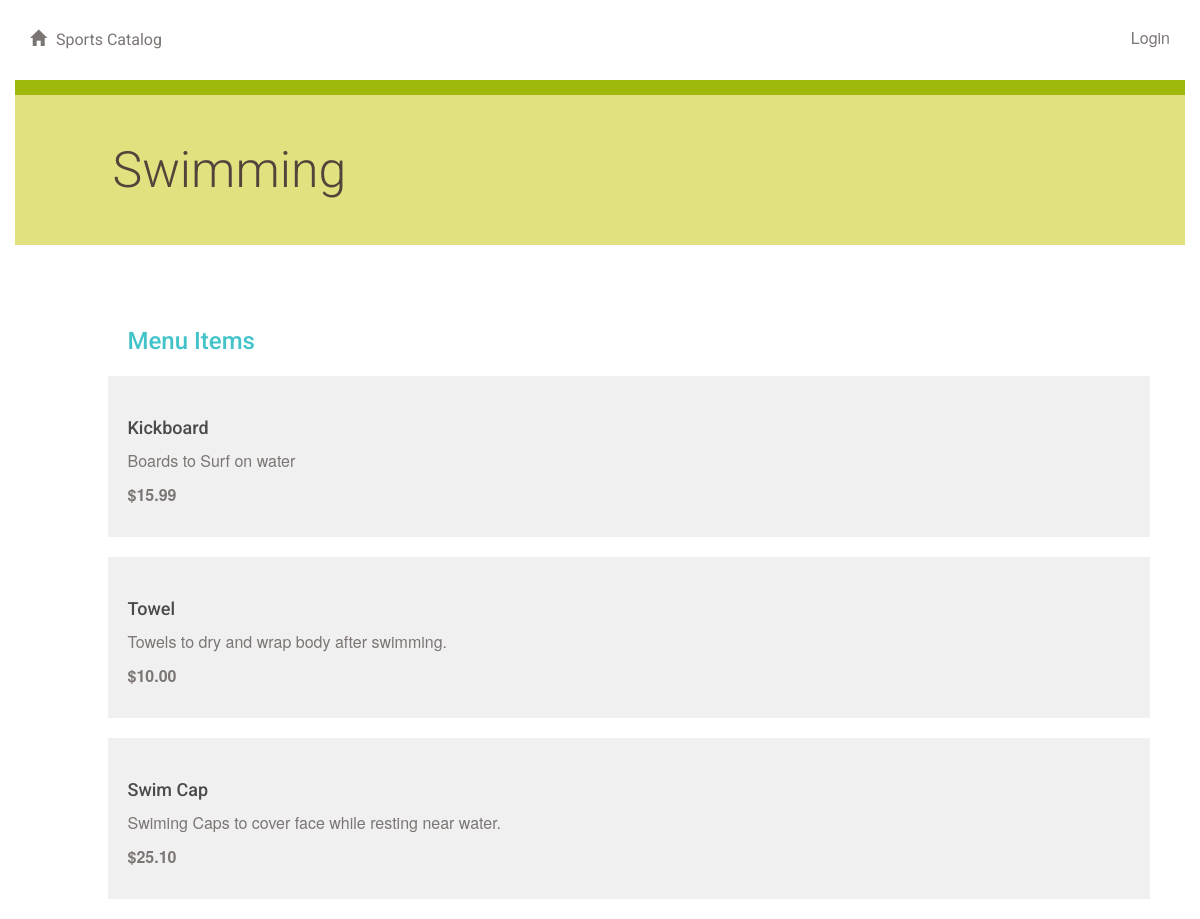
Screenshot of /sport/4/menu/ with the database file from the repository.
### database_setup.py (models this page shows, shortened)
class Sport(Base):
    __tablename__ = 'sport'
    id = Column(Integer, primary_key=True)
    name = Column(String(250), nullable=False)
    user_id = Column(Integer, ForeignKey('user.id'))
    user = relationship(User)

class MenuItem(Base):
    __tablename__ = 'menu_item'
    name =Column(String(80), nullable = False)
    id = Column(Integer, primary_key = True)
    description = Column(String(250))
    price = Column(String(8))
    sport_item = Column(String(250))
    sport_id = Column(Integer,ForeignKey('sport.id'))
    sport = relationship(Sport)
    user_id = Column(Integer, ForeignKey('user.id'))
    user = relationship(User)

### project.py (the view)
@app.route('/sport/<int:sport_id>/')
@app.route('/sport/<int:sport_id>/menu/')
def showMenu(sport_id):
    sport = session.query(Sport).filter_by(id=sport_id).one()
    items = session.query(MenuItem).filter_by(sport_id=sport_id).all()
    return render_template('menu.html', items=items, sport=sport)

### templates/menu.html (shortened to what this page needs)
{% extends "main.html" %}
{% block content %}
{% include "header.html" %}
	<div class="row divider green">
		<div class="col-md-12"></div>
	</div>
	<div class="row banner menu">
		<div class="col-md-11 col-md-offset-1 padding-none">
			<h1>{{ sport.name }}
			</h1>
		</div>
	</div>
	<div class="row padding-top padding-bottom">
		<div class="col-md-1"></div>
		<div class="col-md-11 padding-none">
		</div>
		<div class="col-md-7"></div>
	</div>
	{% if items !=[] %}
		<div class="row">
			<div class="col-md-1"></div>
			<div class="col-md-11">
				<h2>Menu Items</h2>
					{% for i in items %}
						  <div class="menu-item">
								<h3>{{i.name}}</h3>
								<p>{{i.description}}</p>
                <p class="menu-price">{{i.price}}</p>
							</div>
					{% endfor %}
			</div>
		</div>
	{% endif %}
{% endblock %}

### static/styles.css (style rules this page uses)
* { font-family: "Helvetica Neue Bold", Roboto, Helvetica, Arial, sans-serif; font-weight: 700; }
h1 { font-family: "Helvetica Neue Light", Roboto, Helvetica, Arial, sans-serif; font-size: 50px; color: #51453B; line-height: 60px; font-weight: 300; }
h2 { font-size: 24px; color: #42C3C9; line-height: 29px; }
h3 { font-size: 18px; color: #4A4A4A; line-height: 23px; }
p { font-family: "Helvetica Neue", Roboto, Helvetica, Arial, sans-serif; font-size: 16px; color: #7B7573; line-height: 24px; font-weight: 400; }
.padding-top { padding-top: 30px; }
.padding-bottom { padding-bottom: 30px; }
.padding-none { padding: 0; }
.divider { height: 15px; }
.divider.green { background-color: #9FB80A; }
.banner.menu { height: 150px; background-color: #E1E17F; }
.banner h1 { margin: 45px 0; }
.menu-item { background: #F0F0F0; padding: 20px; margin: 20px; margin-left: -20px; }
.menu-price { font-weight: 700; }

### rows the page displays
Sport: name "Swimming"
MenuItem: name "Kickboard", description "Boards to Surf on water", price "$15.99"
MenuItem: name "Towel", description "Towels to dry and wrap body after swimming.", price "$10.00"
MenuItem: name "Swim Cap", description "Swiming Caps to cover face while resting near water.", price "$25.10"
